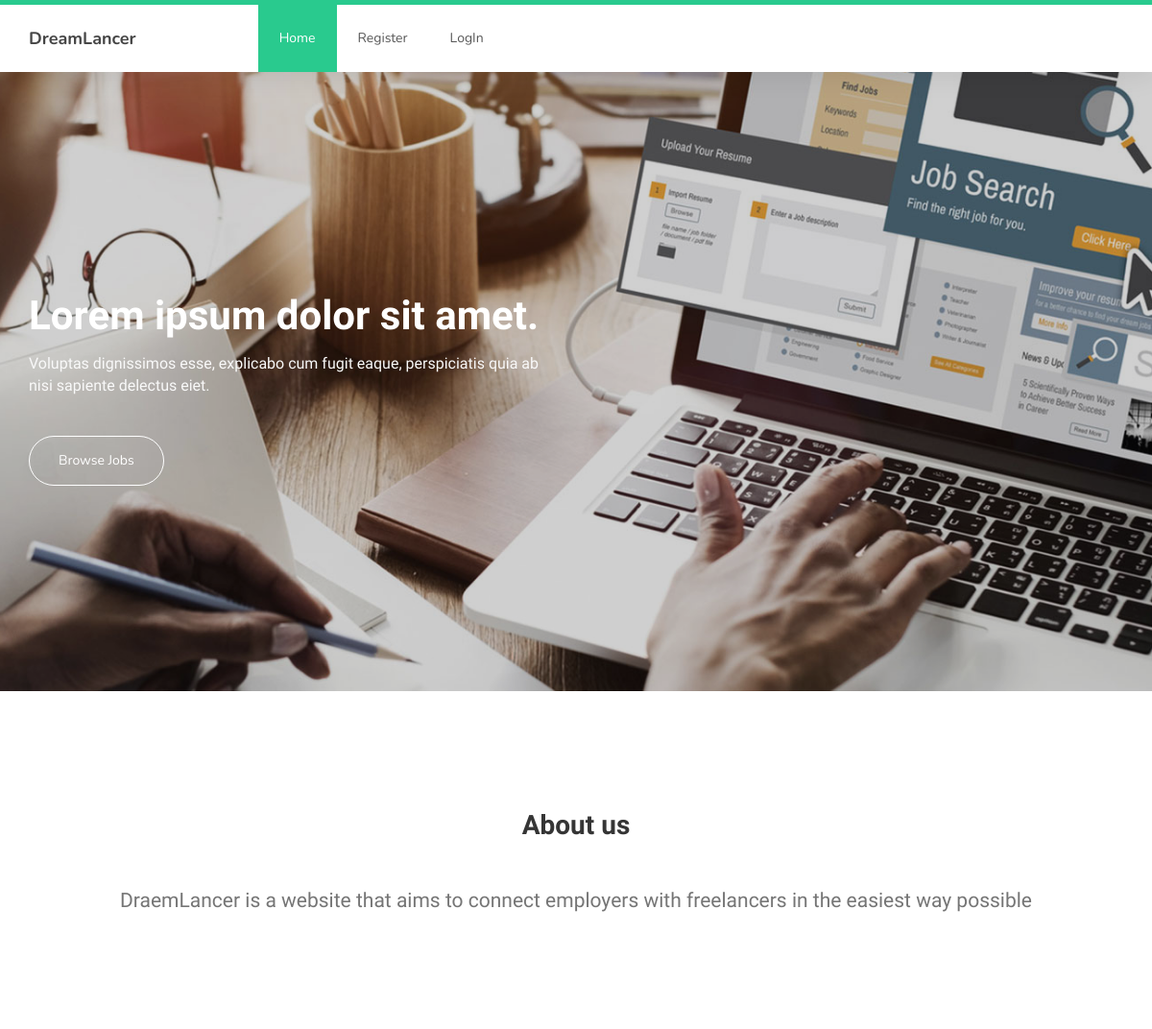
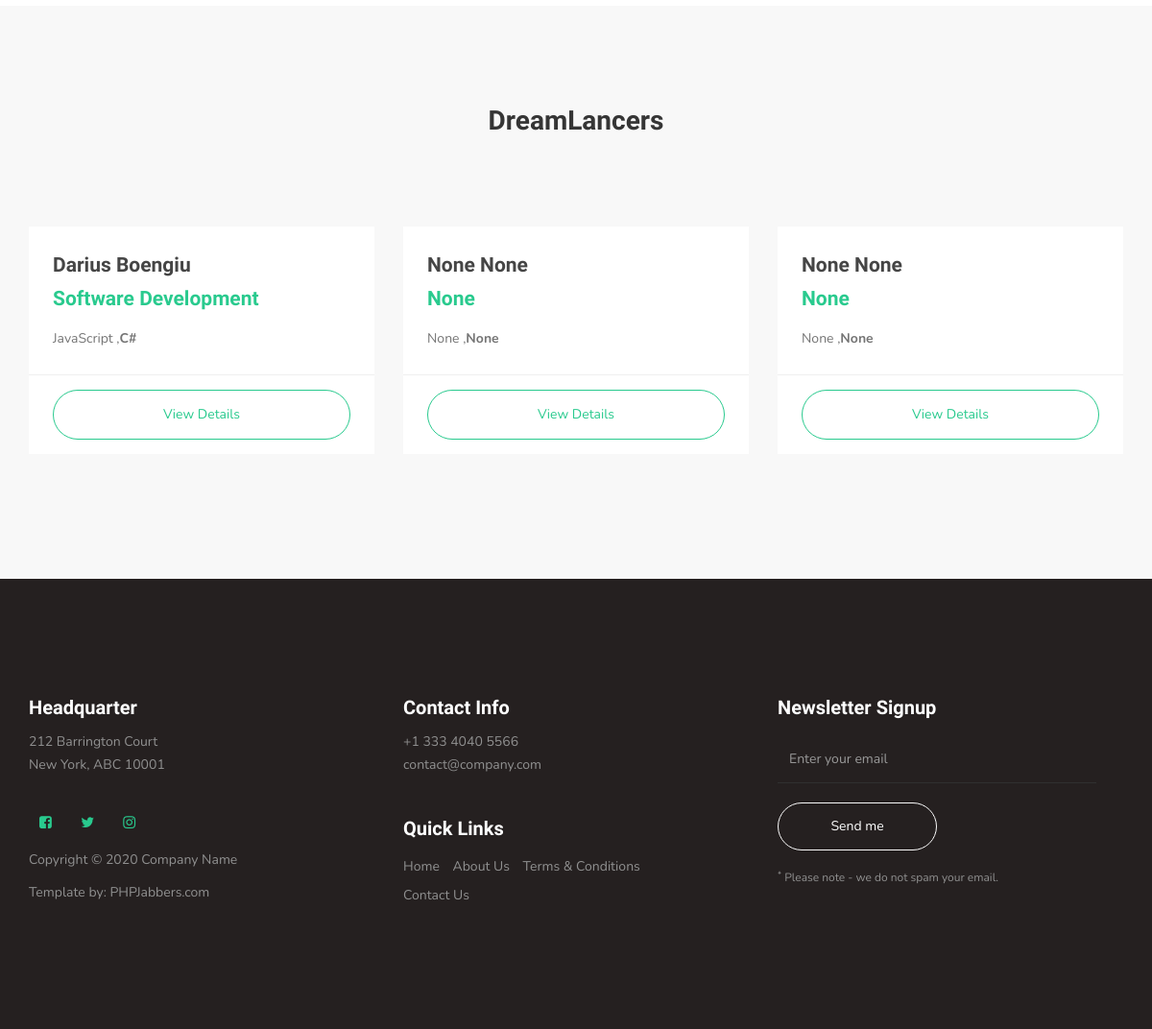
The page / on the database its author committed (2 pictures, top to bottom).
### users/models.py (models this page shows, shortened)
class Profile(models.Model):
    user = models.OneToOneField(User, on_delete=models.CASCADE)
    image = models.ImageField(default='default.jpg', upload_to='profile_pics')
    first_name = models.CharField(max_length=200, default='None')
    last_name = models.CharField(max_length=200, default='None')
    description = models.TextField(default='None')
    domain = models.CharField(max_length=200, default='None')
    years_of_experience = models.IntegerField(default=0)
    abilities_1 = models.CharField(max_length=200, default='None')
    abilities_2 = models.CharField(max_length=200, default='None')
    abilities_3 = models.CharField(max_length=200, default='None')
    abilities_4 = models.CharField(max_length=200, default='None')
    github_info = models.URLField(default='None')
    linkedin_info = models.URLField(default='None')

### blog/views.py (the view)
# urls.py: path('', views.home, name='blog-home'),
def home(request):
    context = {
        'jobs': Profile.objects.all()
    }
    return render(request, 'blog/index.html', context)

### blog/templates/blog/index.html (shortened to what this page needs)
{% extends 'blog/base.html' %}
{% block content %}
     <section id="home">
          <div class="row">
               <div class="owl-carousel owl-theme home-slider">
                    <div class="item item-first">
                         <div class="caption">
                              <div class="container">
                                   <div class="col-md-6 col-sm-12">
                                        <h1>Lorem ipsum dolor sit amet.</h1>
                                        <h3>Voluptas dignissimos esse, explicabo cum fugit eaque, perspiciatis quia ab nisi sapiente delectus eiet.</h3>
                                        <a href="jobs.html" class="section-btn btn btn-default">Browse Jobs</a>
                                   </div>
                              </div>
                         </div>
                    </div>
               </div>
          </div>
     </section>
     <main>
          <section>
               <div class="container">
                    <div class="row">
                         <div class="col-md-12 col-sm-12">
                              <div class="text-center">
                                   <h2>About us</h2>
                                   <br>
                                   <p class="lead">DraemLancer is a website that aims to connect employers with freelancers in the easiest way possible</p>
                              </div>
                         </div>
                    </div>
               </div>
          </section>
          <section>
               <div class="container">
                    <div class="row">
                         <div class="col-md-12 col-sm-12">
                              <div class="section-title text-center" style="padding-bottom: 80px;">
                                   <h2>DreamLancers </h2>
                              </div>
                         </div>
                    {% for job in jobs %}
                         <div class="col-md-4 col-sm-4">
                              <div class="courses-thumb courses-thumb-secondary">
                                   <div class="courses-detail">
                                        <h3><a href="{% url 'user' user.id %}">{{ job.first_name }} {{ job.last_name }}</a></h3>
                                        <p class="lead"><strong>{{ job.domain }}</strong></p>
                                        <p>{{ job.abilities_1 }} ,<strong>{{ job.abilities_2 }}</strong></p>
                                   </div>
                                   <div class="courses-info">
                                        <a href="{% url 'user' user.id %}" class="section-btn btn btn-primary btn-block">View Details</a>
                                   </div>
                              </div>
                         </div>
                    {% endfor %}
                    </div>
               </div>
          </section>
     </main>
{% endblock content %}

### blog/templates/blog/base.html (shortened to what this page needs)
{% load static %}
<!DOCTYPE html>
<html lang="en">
<head>
    <link rel="stylesheet" href="{% static 'blog/css/bootstrap.min.css' %}">
    <link rel="stylesheet" href="{% static 'blog/css/font-awesome.min.css' %}">
    <link rel="stylesheet" href="{% static 'blog/css/owl.carousel.css' %}">
    <link rel="stylesheet" href="{% static 'blog/css/owl.theme.default.min.css' %}">
    <link rel="stylesheet" href="{% static 'blog/css/style.css' %}">
</head>
<body id="top" data-spy="scroll" data-target=".navbar-collapse" data-offset="50">
    <section class="navbar custom-navbar navbar-fixed-top" role="navigation">
        <div class="container">
            <div class="navbar-header">
                <a href="{% url 'blog-home' %}" class="navbar-brand">DreamLancer</a>
            </div>
            <div class="collapse navbar-collapse">
                <ul class="nav navbar-nav navbar-nav-first">
                    <li class="active"><a href="{% url 'blog-home' %}">Home</a></li>
                    {% if user.is_authenticated %}
                        <li><a href="{% url 'profile' %}">Profile</a></li>
                        <li><a href="{% url 'logout' %}">LogOut</a></li>
                    {% else %}
                        <li><a href="{% url 'register' %}">Register</a></li>
                        <li><a href="{% url 'login' %}">LogIn</a></li>
                    {% endif %}
                </ul>
            </div>
        </div>
    </section>
    {% block content %}
    {% endblock content %}
    <footer id="footer">
        <div class="container">
            <div class="row">
                <div class="col-md-4 col-sm-6">
                    <div class="footer-info">
                        <div class="section-title">
                            <h2>Headquarter</h2>
                        </div>
                        <address>
                            <p>212 Barrington Court <br>New York, ABC 10001</p>
                        </address>
                        <ul class="social-icon">
                            <li><a href="#" class="fa fa-facebook-square" attr="facebook icon"></a></li>
                            <li><a href="#" class="fa fa-twitter"></a></li>
                            <li><a href="#" class="fa fa-instagram"></a></li>
                        </ul>
                        <div class="copyright-text">
                            <p>Copyright &copy; 2020 Company Name</p>
                            <p>Template by: <a href="https://www.phpjabbers.com/">PHPJabbers.com</a></p>
                        </div>
                    </div>
                </div>
                <div class="col-md-4 col-sm-6">
                    <div class="footer-info">
                        <div class="section-title">
                            <h2>Contact Info</h2>
                        </div>
                        <address>
                            <p>+1 333 4040 5566</p>
                            <p><a href="mailto:contact@company.com">contact@company.com</a></p>
                        </address>
                        <div class="footer_menu">
                            <h2>Quick Links</h2>
                            <ul>
                                <li><a href="index.html">Home</a></li>
                                <li><a href="about-us.html">About Us</a></li>
                                <li><a href="terms.html">Terms & Conditions</a></li>
                                <li><a href="contact.html">Contact Us</a></li>
                            </ul>
                        </div>
                    </div>
                </div>
                <div class="col-md-4 col-sm-12">
                    <div class="footer-info newsletter-form">
                        <div class="section-title">
                            <h2>Newsletter Signup</h2>
                        </div>
                        <div>
                            <div class="form-group">
                                <form action="#" method="get">
                                    <input type="email" class="form-control" placeholder="Enter your email" name="email"
                                        id="email" required>
                                    <input type="submit" class="form-control" name="submit" id="form-submit"
                                        value="Send me">
                                </form>
                                <span><sup>*</sup> Please note - we do not spam your email.</span>
                            </div>
                        </div>
                    </div>
                </div>
            </div>
        </div>
    </footer>
</body>
</html>

### rows shown on the page
Profile: first_name "Darius", last_name "Boengiu", domain "Software Development", abilities_1 "JavaScript", abilities_2 "C#"
Profile: first_name "None", last_name "None", domain "None", abilities_1 "None", abilities_2 "None"
Profile: first_name "None", last_name "None", domain "None", abilities_1 "None", abilities_2 "None"
